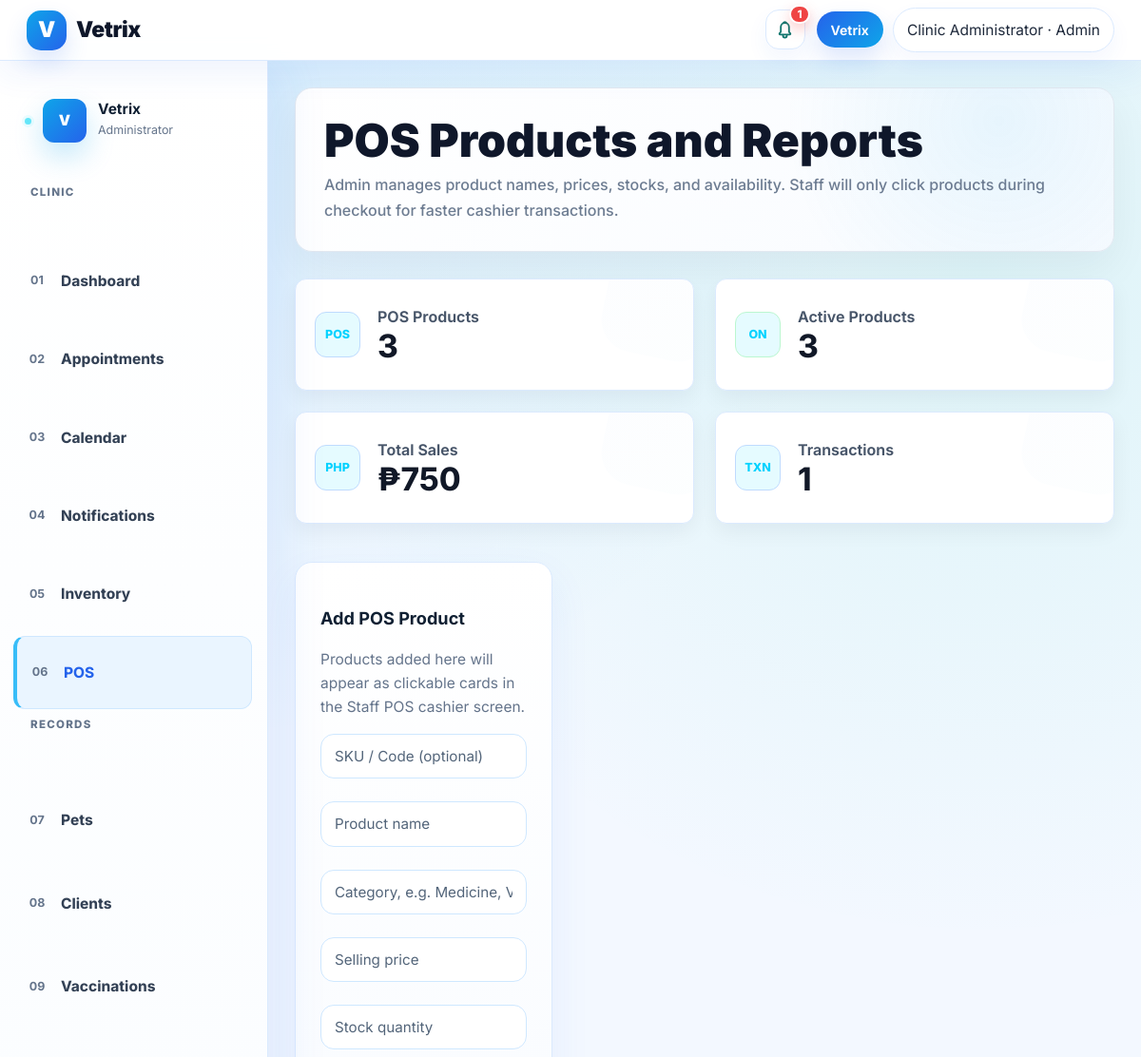
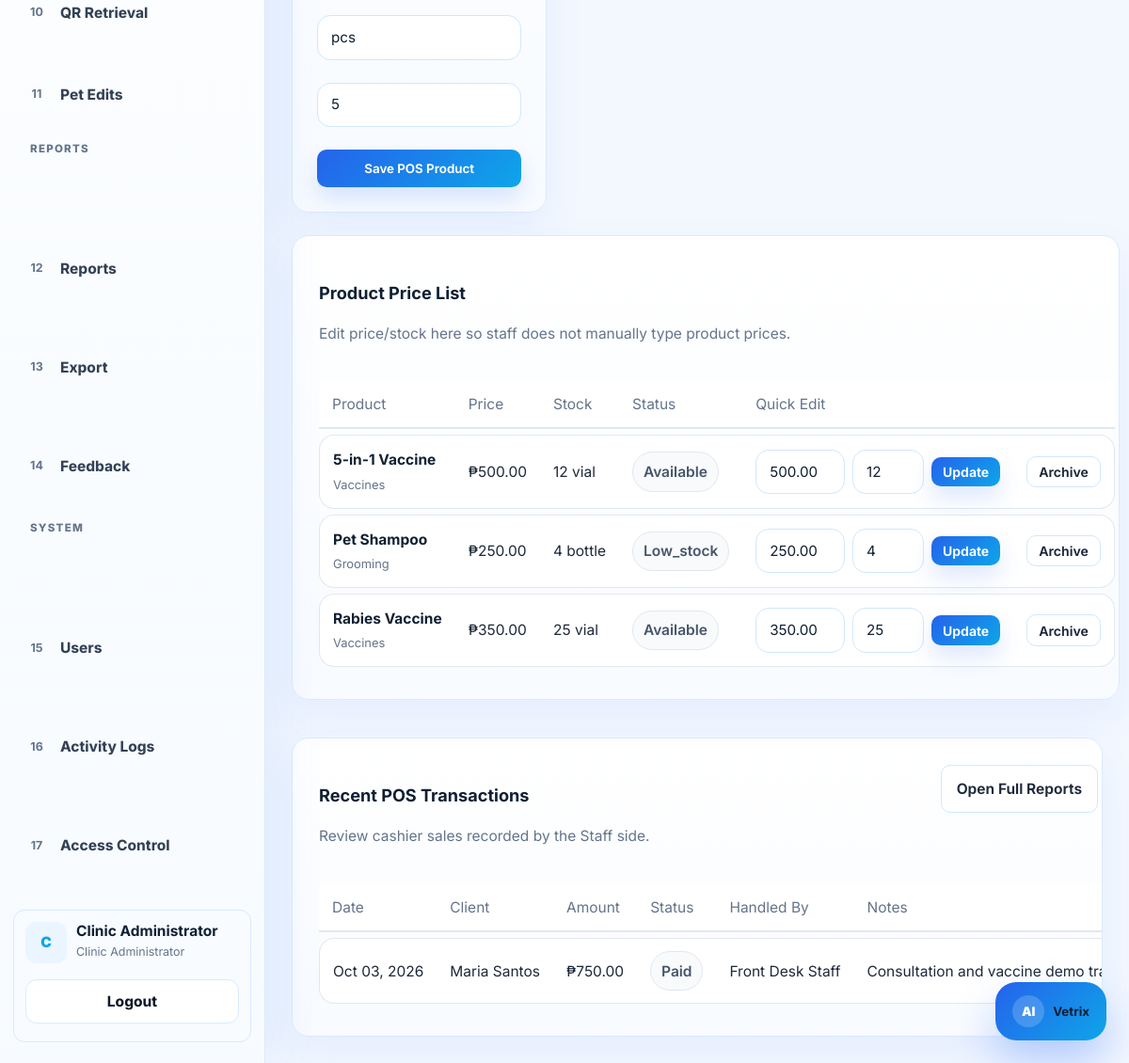
The page /admin/pos.php (signed in) on the database its author committed (2 pictures, top to bottom).
### tables this page shows
CREATE TABLE inventory_items (
    id INT AUTO_INCREMENT PRIMARY KEY,
    sku VARCHAR(60) NULL,
    item_name VARCHAR(120) NOT NULL,
    category VARCHAR(80),
    sale_price DECIMAL(10,2) NOT NULL DEFAULT 0,
    stock_qty INT DEFAULT 0,
    unit VARCHAR(40),
    reorder_level INT DEFAULT 5,
    status ENUM('available','low_stock','out_of_stock','inactive') DEFAULT 'available',
    created_at TIMESTAMP DEFAULT CURRENT_TIMESTAMP,
    updated_at TIMESTAMP NULL DEFAULT NULL ON UPDATE CURRENT_TIMESTAMP
);

CREATE TABLE pos_transactions (
    id INT AUTO_INCREMENT PRIMARY KEY,
    client_id INT NULL,
    handled_by INT NULL,
    transaction_date DATETIME DEFAULT CURRENT_TIMESTAMP,
    total_amount DECIMAL(10,2) DEFAULT 0,
    payment_status ENUM('pending','paid','cancelled') DEFAULT 'paid',
    notes TEXT,
    FOREIGN KEY (client_id) REFERENCES users(id) ON DELETE SET NULL,
    FOREIGN KEY (handled_by) REFERENCES users(id) ON DELETE SET NULL
);

CREATE TABLE users (
    id INT AUTO_INCREMENT PRIMARY KEY,
    full_name VARCHAR(120) NOT NULL,
    email VARCHAR(120) UNIQUE NOT NULL,
    phone VARCHAR(30),
    emergency_contact VARCHAR(120),
    address VARCHAR(255),
    password VARCHAR(255) NOT NULL,
    role ENUM('admin','veterinarian','staff','client') NOT NULL DEFAULT 'client',
    account_source ENUM('self_registered','admin_created','system_seed') DEFAULT 'self_registered',
    created_by INT NULL,
    status ENUM('pending','approved','active','inactive','rejected') NOT NULL DEFAULT 'pending',
    approved_by INT NULL,
    approved_at DATETIME NULL,
    rejected_at DATETIME NULL,
    otp_verified_at DATETIME NULL,
    created_at TIMESTAMP DEFAULT CURRENT_TIMESTAMP
);

### admin/pos.php (the view, shortened to what this page needs)
<?php
require_once "../config/database.php";
require_once "../includes/functions.php";
include "../includes/header.php";
include "../includes/navbar.php";
$summary = $conn->query("SELECT
    COUNT(*) total_transactions,
    COALESCE(SUM(total_amount),0) total_sales,
    COALESCE(SUM(CASE WHEN payment_status='paid' THEN total_amount ELSE 0 END),0) paid_sales,
    COALESCE(SUM(CASE WHEN payment_status='pending' THEN total_amount ELSE 0 END),0) pending_sales
    FROM pos_transactions")->fetch_assoc();
$productSummary = $conn->query("SELECT COUNT(*) products, SUM(status!='inactive') active_products, SUM(status='low_stock') low_stock, SUM(status='out_of_stock') out_stock FROM inventory_items")->fetch_assoc();
$products = $conn->query("SELECT * FROM inventory_items ORDER BY status='inactive', item_name");
$rows = $conn->query("SELECT t.*, c.full_name client_name, h.full_name handled_by_name
    FROM pos_transactions t
    LEFT JOIN users c ON t.client_id=c.id
    LEFT JOIN users h ON t.handled_by=h.id
    ORDER BY t.transaction_date DESC, t.id DESC LIMIT 15");
?>
<div class="layout"><?php include "../includes/admin_sidebar.php"; ?>
<main class="content">
    <section class="hero mb-4">
        <div class="hero-text">
            <h1>POS Products and Reports</h1>
            <p>Admin manages product names, prices, stocks, and availability. Staff will only click products during checkout for faster cashier transactions.</p>
        </div>
    </section>
    <div class="dashboard-metric-grid mb-4">
        <div class="dashboard-metric-card"><div class="dashboard-metric-icon">POS</div><div><div class="dashboard-metric-label">POS Products</div><div class="dashboard-metric-value"><?= (int)$productSummary['products'] ?></div></div></div>
        <div class="dashboard-metric-card"><div class="dashboard-metric-icon status-ok-token">ON</div><div><div class="dashboard-metric-label">Active Products</div><div class="dashboard-metric-value"><?= (int)$productSummary['active_products'] ?></div></div></div>
        <div class="dashboard-metric-card"><div class="dashboard-metric-icon">PHP</div><div><div class="dashboard-metric-label">Total Sales</div><div class="dashboard-metric-value">&#8369;<?= number_format((float)$summary['total_sales'],0) ?></div></div></div>
        <div class="dashboard-metric-card"><div class="dashboard-metric-icon">TXN</div><div><div class="dashboard-metric-label">Transactions</div><div class="dashboard-metric-value"><?= (int)$summary['total_transactions'] ?></div></div></div>
    </div>
    <div class="row g-4 mb-4">
        <div class="col-lg-4">
            <div class="soft-card pos-admin-product-card">
                <h3>Add POS Product</h3>
                <p class="text-muted">Products added here will appear as clickable cards in the Staff POS cashier screen.</p>
                <form method="POST" class="pos-product-form">
                    <input class="form-control" name="sku" placeholder="SKU / Code (optional)">
                    <input class="form-control" name="item_name" placeholder="Product name" required>
                    <input class="form-control" name="category" placeholder="Category, e.g. Medicine, Vaccine, Supply">
                    <input class="form-control" name="sale_price" type="number" step="0.01" min="0" placeholder="Selling price" required>
                    <input class="form-control" name="stock_qty" type="number" min="0" placeholder="Stock quantity" required>
                    <input class="form-control" name="unit" placeholder="Unit, e.g. pcs, bottle, dose" value="pcs">
                    <input class="form-control" name="reorder_level" type="number" min="0" value="5">
                    <button class="btn btn-primary w-100 rounded-pill" name="save_product">Save POS Product</button>
                </form>
            </div>
        </div>
        <div class="col-lg-8">
            <div class="table-card">
                <div class="section-head mb-3"><div><h3>Product Price List</h3><p class="text-muted mb-0">Edit price/stock here so staff does not manually type product prices.</p></div></div>
                <div class="table-responsive">
                    <table class="table align-middle pos-product-table">
                        <tr><th>Product</th><th>Price</th><th>Stock</th><th>Status</th><th>Quick Edit</th><th></th></tr>
                        <?php while($p=$products->fetch_assoc()): ?>
                        <tr>
                            <td><b><?=e($p['item_name'])?></b><br><small class="text-muted"><?=e(($p['sku'] ? $p['sku'].' • ' : '').($p['category'] ?: 'Uncategorized'))?></small></td>
                            <td>₱<?=number_format((float)$p['sale_price'],2)?></td>
                            <td><?=e($p['stock_qty'].' '.($p['unit'] ?: 'pcs'))?></td>
                            <td><?=badge($p['status'])?></td>
                            <td>
                                <form method="POST" class="pos-inline-edit">
                                    <input class="form-control form-control-sm" name="sale_price" type="number" step="0.01" min="0" value="<?=e($p['sale_price'])?>">
                                    <input class="form-control form-control-sm" name="stock_qty" type="number" min="0" value="<?=e($p['stock_qty'])?>">
                                    <button class="btn btn-sm btn-primary rounded-pill" name="save_product">Update</button>
                                </form>
                            </td>
                            <td>
                                <form method="POST">
                                    <button class="btn btn-sm btn-light rounded-pill" name="toggle_product"><?=$p['status']==='inactive'?'Restore':'Archive'?></button>
                                </form>
                            </td>
                        </tr>
                        <?php endwhile;?>
                    </table>
                </div>
            </div>
        </div>
    </div>
    <div class="table-card">
        <div class="section-head mb-3">
            <div><h3>Recent POS Transactions</h3><p class="text-muted mb-0">Review cashier sales recorded by the Staff side.</p></div>
            <a class="btn btn-light rounded-pill" href="reports.php">Open Full Reports</a>
        </div>
        <div class="table-responsive">
            <table class="table align-middle">
                <tr><th>Date</th><th>Client</th><th>Amount</th><th>Status</th><th>Handled By</th><th>Notes</th></tr>
                <?php while($r=$rows->fetch_assoc()): ?>
                <tr>
                    <td><?=e(date('M d, Y', strtotime($r['transaction_date'])))?></td>
                    <td><?=e($r['client_name'] ?: 'Walk-in')?></td>
                    <td>₱<?=number_format((float)$r['total_amount'],2)?></td>
                    <td><?=badge($r['payment_status'])?></td>
                    <td><?=e($r['handled_by_name'] ?: 'Staff')?></td>
                    <td><?=e($r['notes'] ?: '-')?></td>
                </tr>
                <?php endwhile;?>
            </table>
        </div>
    </div>
</main></div>
<?php include "../includes/footer.php"; ?>

### includes/functions.php (shortened to what this page needs)
<?php
function e($value) {
    return htmlspecialchars($value ?? '', ENT_QUOTES, 'UTF-8');
}
function badge($status) {
    $status = strtolower($status ?? '');
    $map = [
        'pending' => 'warning', 'approved' => 'success', 'completed' => 'primary',
        'cancelled' => 'danger', 'active' => 'success', 'inactive' => 'secondary',
        'read' => 'secondary', 'unread' => 'info', 'rejected' => 'danger',
        'in_person_confirmation' => 'info'
    ];
    $class = $map[$status] ?? 'secondary';
    return "<span class='badge text-bg-$class'>" . e(ucfirst($status)) . "</span>";
}
?>

### rows shown on the page
inventory_items: item_name "5-in-1 Vaccine", category "Vaccines", sale_price "500.00", stock_qty+unit "12 vial", status "Available", stock_qty "12", shows "Archive"
inventory_items: item_name "Pet Shampoo", category "Grooming", sale_price "250.00", stock_qty+unit "4 bottle", status "Low_stock", stock_qty "4", shows "Archive"
inventory_items: item_name "Rabies Vaccine", category "Vaccines", sale_price "350.00", stock_qty+unit "25 vial", status "Available", stock_qty "25", shows "Archive"
pos_transactions: transaction_date "Oct 03, 2026", client.full_name "Maria Santos", total_amount "750.00", payment_status "Paid", handled_by.full_name "Front Desk Staff", notes "Consultation and vaccine demo…"

### other values the page prints
$notifLabel "1"
$_SESSION['full_name'] "Clinic Administrator"
$navRole "Admin"
$section "CLINIC"
$link[0] "01"
$link[1] "Dashboard"
$link[0] "02"
$link[1] "Appointments"
$link[0] "03"
$link[1] "Calendar"
$link[0] "04"
$link[1] "Notifications"
$link[0] "05"
$link[1] "Inventory"
$link[0] "06"
